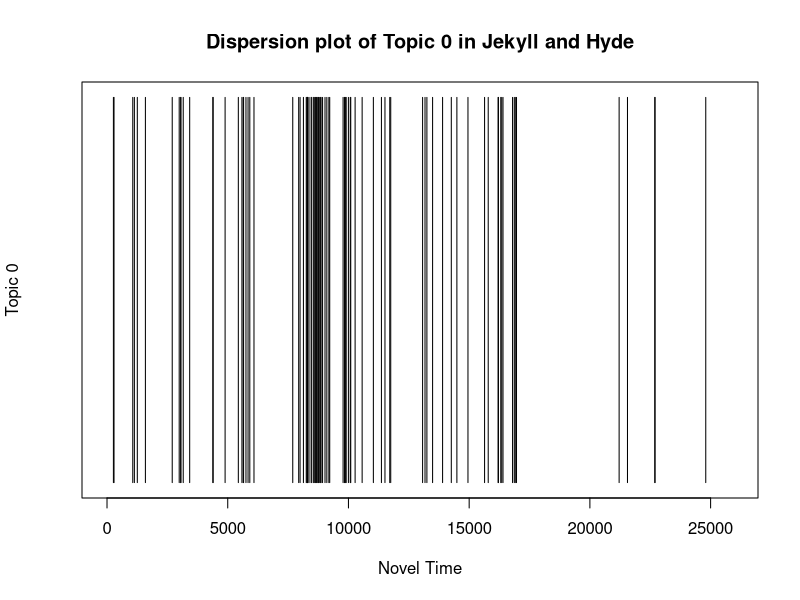
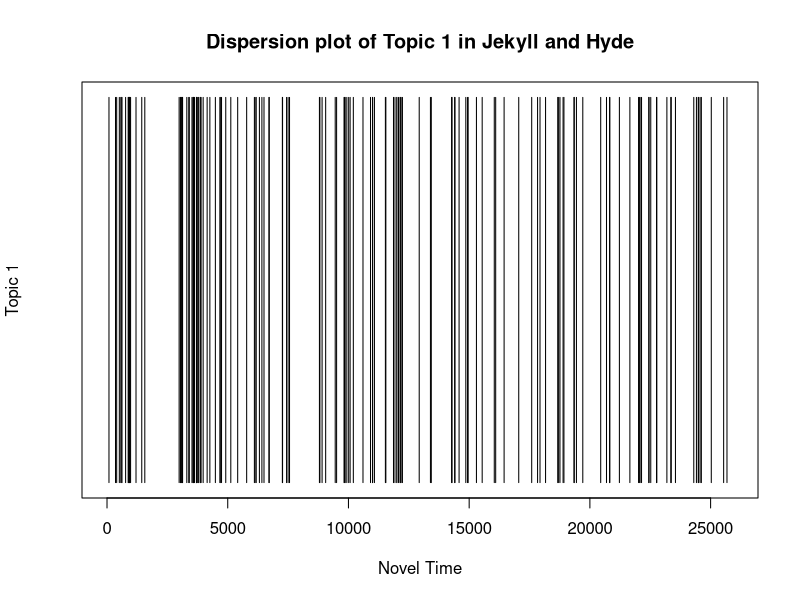
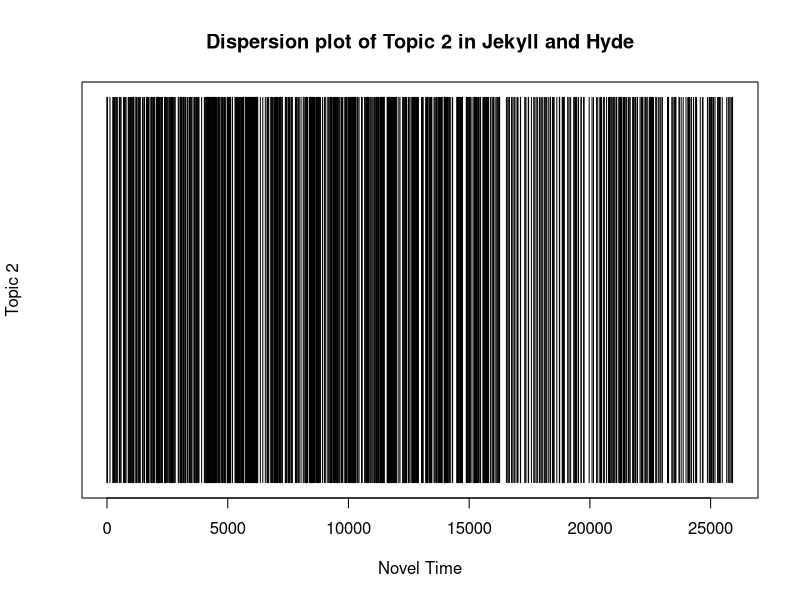
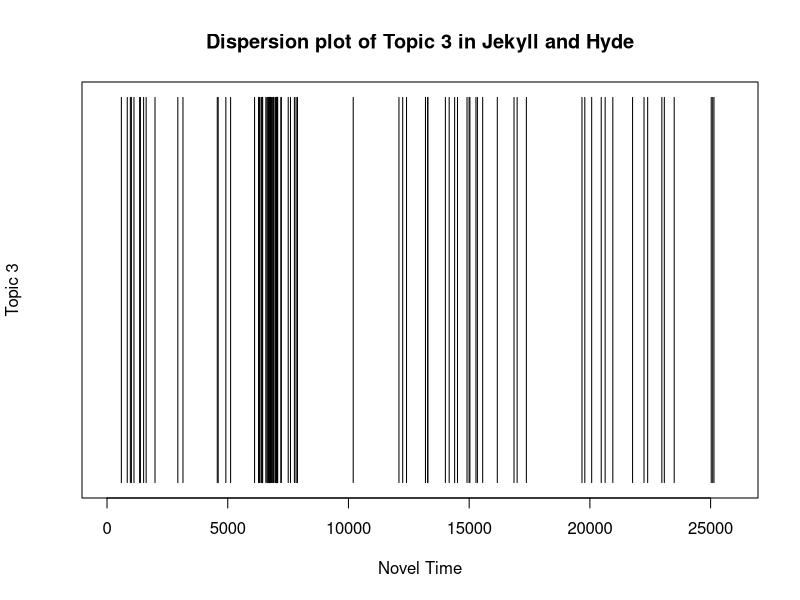
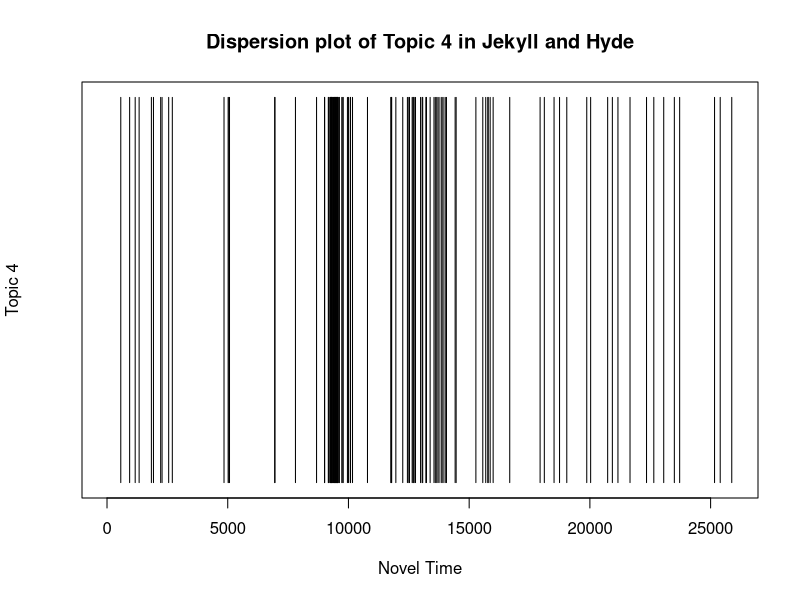
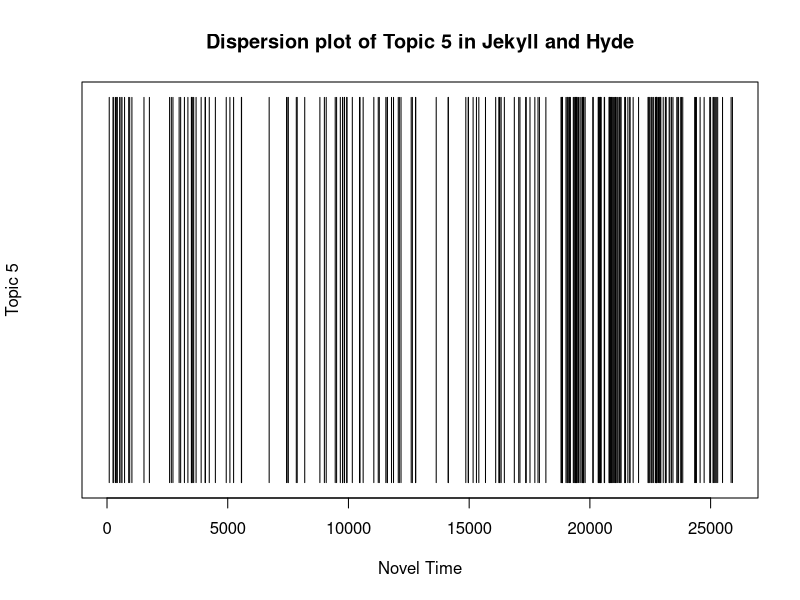
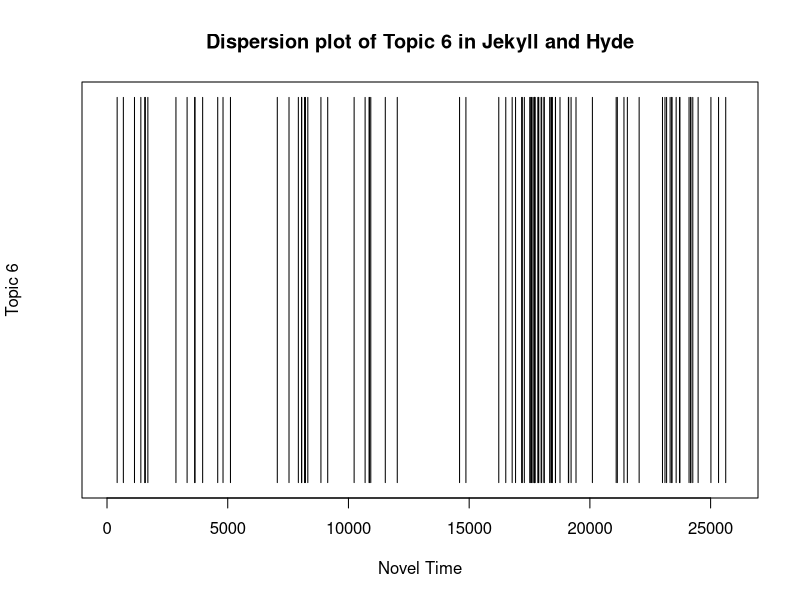
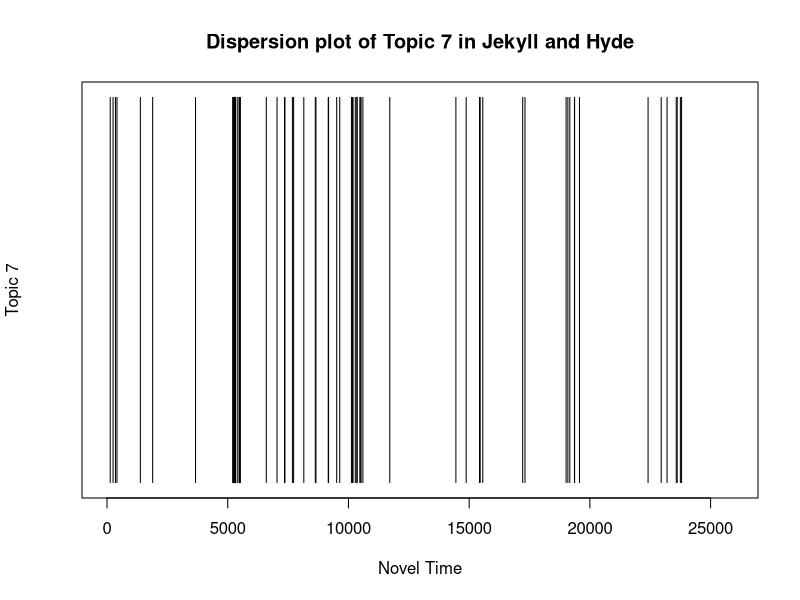

These figures' R source, in order:
##Prepare the Document for Analysis##
setwd ("~/Documents/GitHub/Jekyll-and-Hyde/")
text.v <- scan("edwardh.txt", what="character", sep="\n")
start.v <-which(text.v == "STORY OF THE DOOR")
end.v <-2135L
start.metadata.v <-text.v[1:start.v-1]
end.metadata.v <- text.v[(end.v+1):length(text.v)]
metadata.v <- c(start.metadata.v, end.metadata.v)
novel.lines.v <- text.v[start.v:end.v]
novel.v <- paste(novel.lines.v, collapse=" ")
novel.lower.v <- tolower(novel.v)
hyde.words.1 <-strsplit(novel.lower.v, "\\W")
hyde.words.v <- unlist(hyde.words.1)
not.blanks.v <- which(hyde.words.v!="")
hyde.words.v <- hyde.words.v[not.blanks.v]
hyde.freqs.t <-table(hyde.words.v)
n.time.v <-seq(1:length(hyde.words.v))

##Create Plot for Topic 0##
letter.v <-which(hyde.words.v == "letter")
doctor.v <-which(hyde.words.v == "doctor")
client.v <-which(hyde.words.v == "client")
friends.v <-which(hyde.words.v == "friends")
mark.v <-which(hyde.words.v == "mark")
bottle.v <-which(hyde.words.v == "bottle")
handed.v <-which(hyde.words.v == "handed")
escape.v <-which(hyde.words.v == "escape")
judge.v <-which(hyde.words.v == "judge")
swear.v <-which(hyde.words.v == "swear")
topic.zero.v <-c(letter.v, doctor.v, client.v, friends.v, mark.v, bottle.v, handed.v, escape.v, judge.v, swear.v)
zero.count.v <-rep(NA,length(n.time.v))
zero.count.v[topic.zero.v] <- 1
plot(zero.count.v, main="Dispersion plot of Topic 0 in Jekyll and Hyde", xlab="Novel Time", ylab="Topic 0", type="h", ylim=c(0,1), yaxt='n')

##Create Plot for Topic 1##
city.v <-which(hyde.words.v == "city")
ten.v <-which(hyde.words.v == "ten")
corner.v <-which(hyde.words.v == "corner")
along.v <-which(hyde.words.v == "along")
bystreet.v <-which(hyde.words.v == "by-street")
interest.v <-which(hyde.words.v == "interest")
sounds.v <-which(hyde.words.v == "sounds")
mind.v <-which(hyde.words.v == "mind")
two.v <-which(hyde.words.v == "two")
face.v <-which(hyde.words.v == "face")
topic.one.v <-c(city.v, ten.v, corner.v, along.v, bystreet.v, interest.v, sounds.v, mind.v, two.v, face.v)
one.count.v <-rep(NA,length(n.time.v))
one.count.v[topic.one.v] <- 1
plot(one.count.v, main="Dispersion plot of Topic 1 in Jekyll and Hyde", xlab="Novel Time", ylab="Topic 1", type="h", ylim=c(0,1), yaxt='n')

##Create Plot for Topic 2##
said.v <-which(hyde.words.v == "said")
utterson.v <-which(hyde.words.v == "utterson")
man.v <-which(hyde.words.v == "man")
one.v <-which(hyde.words.v == "one")
jekyll.v <-which(hyde.words.v == "jekyll")
hyde.v <-which(hyde.words.v == "hyde")
lawyer.v <-which(hyde.words.v == "lawyer")
upon.v <-which(hyde.words.v == "upon")
like.v <-which(hyde.words.v == "like")
would.v <-which(hyde.words.v == "would")
topic.two.v <-c(said.v, utterson.v, man.v, one.v, jekyll.v, hyde.v, lawyer.v, upon.v, like.v, would.v)
two.count.v <-rep(NA,length(n.time.v))
two.count.v[topic.two.v] <- 1
plot(two.count.v, main="Dispersion plot of Topic 2 in Jekyll and Hyde", xlab="Novel Time", ylab="Topic 2", type="h", ylim=c(0,1), yaxt='n')

##Create Plot for Topic 3##
maid.v <-which(hyde.words.v == "maid")
victim.v <-which(hyde.words.v == "victim")
heavy.v <-which(hyde.words.v == "heavy")
stick.v <-which(hyde.words.v == "stick")
lane.v <-which(hyde.words.v == "lane")
gentleman.v <-which(hyde.words.v == "gentleman")
body.v <-which(hyde.words.v == "body")
seen.v <-which(hyde.words.v == "seen")
broken.v <-which(hyde.words.v == "broken")
particularly.v <-which(hyde.words.v == "particularly")
topic.three.v <-c(maid.v, victim.v, heavy.v, stick.v, lane.v, gentleman.v, body.v, seen.v, broken.v, particularly.v)
three.count.v <-rep(NA,length(n.time.v))
three.count.v[topic.three.v] <- 1
plot(three.count.v, main="Dispersion plot of Topic 3 in Jekyll and Hyde", xlab="Novel Time", ylab="Topic 3", type="h", ylim=c(0,1), yaxt='n')

##Create Plot for Topic 4##
guest.v <-which(hyde.words.v == "guest")
clerk.v <-which(hyde.words.v == "clerk")
document.v <-which(hyde.words.v == "document")
death.v <-which(hyde.words.v == "death")
sir.v <-which(hyde.words.v == "sir")
note.v <-which(hyde.words.v == "note")
tempted.v <-which(hyde.words.v == "tempted")
autograph.v <-which(hyde.words.v == "autograph")
public.v <-which(hyde.words.v == "public")
handwriting.v <-which(hyde.words.v == "handwriting")
topic.four.v <-c(guest.v, clerk.v, document.v, death.v, sir.v, note.v, tempted.v, autograph.v, public.v, handwriting.v)
four.count.v <-rep(NA,length(n.time.v))
four.count.v[topic.four.v] <- 1
plot(four.count.v, main="Dispersion plot of Topic 4 in Jekyll and Hyde", xlab="Novel Time", ylab="Topic 4", type="h", ylim=c(0,1), yaxt='n')

##Create Plot for Topic 5##
two.v <-which(hyde.words.v == "two")
even.v <-which(hyde.words.v == "even")
life.v <-which(hyde.words.v == "life")
die.v <-which(hyde.words.v == "die")
evil.v <-which(hyde.words.v == "evil")
pleasures.v <-which(hyde.words.v == "pleasures")
months.v <-which(hyde.words.v == "months")
made.v <-which(hyde.words.v == "made")
side.v <-which(hyde.words.v == "side")
moral.v <-which(hyde.words.v == "moral")
topic.five.v <-c(two.v, even.v, life.v, die.v, evil.v, pleasures.v, months.v, made.v, side.v, moral.v)
five.count.v <-rep(NA,length(n.time.v))
five.count.v[topic.five.v] <- 1
plot(five.count.v, main="Dispersion plot of Topic 5 in Jekyll and Hyde", xlab="Novel Time", ylab="Topic 5", type="h", ylim=c(0,1), yaxt='n')

##Create Plot for Topic 6##
visitor.v <-which(hyde.words.v == "visitor")
curiosity.v <-which(hyde.words.v == "curiosity")
ordinary.v <-which(hyde.words.v == "ordinary")
remember.v <-which(hyde.words.v == "remember")
sense.v <-which(hyde.words.v == "sense")
unknown.v <-which(hyde.words.v == "unknown")
person.v <-which(hyde.words.v == "person")
struck.v <-which(hyde.words.v == "struck")
set.v <-which(hyde.words.v == "set")
conduct.v <-which(hyde.words.v == "conduct")
topic.six.v <-c(visitor.v, curiosity.v, ordinary.v, remember.v, sense.v, unknown.v, person.v, struck.v, set.v, conduct.v)
six.count.v <-rep(NA,length(n.time.v))
six.count.v[topic.six.v] <- 1
plot(six.count.v, main="Dispersion plot of Topic 6 in Jekyll and Hyde", xlab="Novel Time", ylab="Topic 6", type="h", ylim=c(0,1), yaxt='n')

##Create Plot for Topic 7##
many.v <-which(hyde.words.v == "many")
liked.v <-which(hyde.words.v == "liked")
others.v <-which(hyde.words.v == "others")
ill.v <-which(hyde.words.v == "ill")
clear.v <-which(hyde.words.v == "clear")
secrets.v <-which(hyde.words.v == "secrets")
past.v <-which(hyde.words.v == "past")
things.v <-which(hyde.words.v == "things")
chief.v <-which(hyde.words.v == "chief")
friendship.v <-which(hyde.words.v == "friendship")
topic.seven.v <-c(many.v, liked.v, others.v, ill.v, clear.v, secrets.v, past.v, things.v, chief.v, friendship.v)
seven.count.v <-rep(NA,length(n.time.v))
seven.count.v[topic.seven.v] <- 1
plot(seven.count.v, main="Dispersion plot of Topic 7 in Jekyll and Hyde", xlab="Novel Time", ylab="Topic 7", type="h", ylim=c(0,1), yaxt='n')

##Create Plot for Topic 8##
creature.v <-which(hyde.words.v == "creature")
evil.v <-which(hyde.words.v == "evil")
horror.v <-which(hyde.words.v == "horror")
countenance.v <-which(hyde.words.v == "countenance")
drug.v <-which(hyde.words.v == "drug")
hours.v <-which(hyde.words.v == "hours")
beyond.v <-which(hyde.words.v == "beyond")
life.v <-which(hyde.words.v == "life")
sensations.v <-which(hyde.words.v == "sensations")
pangs.v <-which(hyde.words.v == "pangs")
topic.eight.v <-c(creature.v, evil.v, horror.v, countenance.v, drug.v, hours.v, beyond.v, life.v, sensations.v, pangs.v)
eight.count.v <-rep(NA,length(n.time.v))
eight.count.v[topic.eight.v] <- 1
plot(eight.count.v, main="Dispersion plot of Topic 8 in Jekyll and Hyde", xlab="Novel Time", ylab="Topic 8", type="h", ylim=c(0,1), yaxt='n')

##Create Plot for Topic 9##
poole.v <-which(hyde.words.v == "poole")
sir.v <-which(hyde.words.v == "sir")
voice.v <-which(hyde.words.v == "voice")
butler.v <-which(hyde.words.v == "butler")
thats.v <-which(hyde.words.v == "that's")
its.v <-which(hyde.words.v == "it's")
master.v <-which(hyde.words.v == "master")
servant.v <-which(hyde.words.v == "servant")
candle.v <-which(hyde.words.v == "candle")
theres.v <-which(hyde.words.v == "there's")
topic.nine.v <-c(poole.v, sir.v, voice.v, butler.v, thats.v, its.v, master.v, servant.v, candle.v, theres.v)
nine.count.v <-rep(NA,length(n.time.v))
nine.count.v[topic.nine.v] <- 1
plot(nine.count.v, main="Dispersion plot of Topic 9 in Jekyll and Hyde", xlab="Novel Time", ylab="Topic 9", type="h", ylim=c(0,1), yaxt='n')

##Create Plot for Topic 10##
drawer.v <-which(hyde.words.v == "drawer")
letter.v <-which(hyde.words.v == "letter")
book.v <-which(hyde.words.v == "book")
understood.v <-which(hyde.words.v == "understood")
colleague.v <-which(hyde.words.v == "colleague")
midnight.v <-which(hyde.words.v == "midnight")
contents.v <-which(hyde.words.v == "contents")
reason.v <-which(hyde.words.v == "reason")
rose.v <-which(hyde.words.v == "rose")
powders.v <-which(hyde.words.v == "powders")
topic.ten.v <-c(drawer.v, letter.v, book.v, understood.v, colleague.v, midnight.v, contents.v, reason.v, rose.v, powders.v)
ten.count.v <-rep(NA,length(n.time.v))
ten.count.v[topic.ten.v] <- 1
plot(ten.count.v, main="Dispersion plot of Topic 10 in Jekyll and Hyde", xlab="Novel Time", ylab="Topic 10", type="h", ylim=c(0,1), yaxt='n')